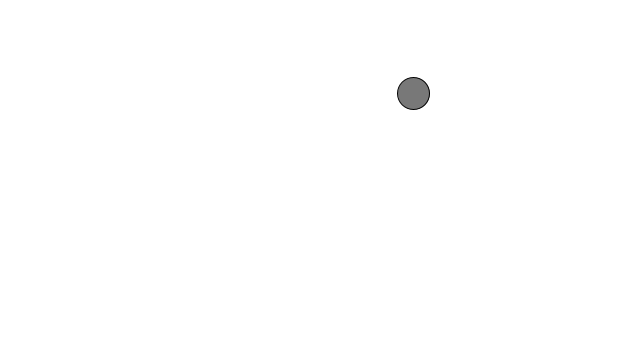
Frame 1 (no input)
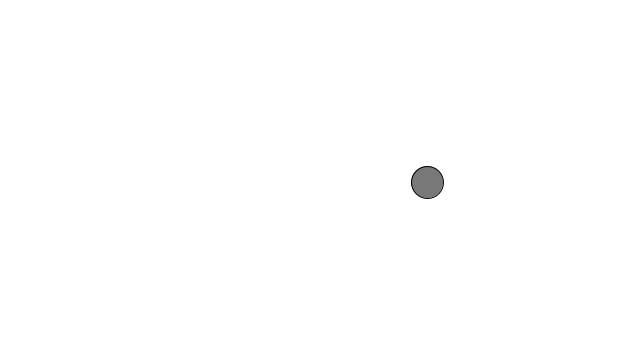
Frame 60 (the mouse pressed at the canvas centre just before this capture)
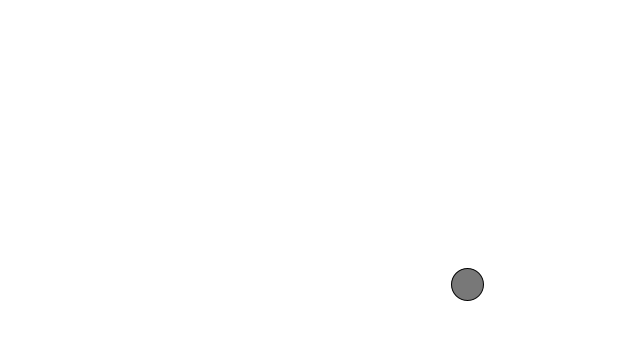
Frame 120 (the mouse held since frame 60 and released just before this capture)

The Processing sketch that drew these frames (run headless with seeded random() and noise(); from frame 60 on, the mouse is pressed at the canvas centre):

// Processing sketch: ejemplo2_1
// ── ejemplo2_1.pde
/* //<>//
 Ejemplo 2.1
 Aplicando dos fuerzas a un objeto
 
 La Naturaleza del Código
 traducido por Sergio Majluf, Nicolás Troncoso
 y estudiantes de Diseño UDD
 http://github.com/disenoudd/the-Nature-of-Code
 */

Movedor globo;
PVector viento = new PVector(0.075, 0);
PVector gravedad = new PVector(0, 0.5);

void setup() {
  size(640, 360);
  globo = new Movedor();
  background(255);
}

void draw() {
  background(255);

  globo.actualizar();
  globo.revisarBordes();
  
  globo.aplicarFuerza(viento);
  globo.aplicarFuerza(gravedad);
  
  globo.mostrar();
  
  
}
// ── Caminante.pde
class Caminante {

  PVector posicion;
  PVector velocidad;
  PVector aceleracion;
  float masa;

  Caminante() {
    posicion = new PVector(random(width), random(height));
    velocidad = new PVector(0, 0);
    aceleracion = new PVector(0, 0);
    masa = 10;
  }

  void aplicarFuerza(PVector fuerza) {
    PVector f = fuerza.get();
    f.div(masa);
    aceleracion.add(f);
  }

  void actualizar() {
    velocidad.add(aceleracion);
    posicion.add(velocidad);
    aceleracion.mult(0);
  }

  void mostrar() {
    stroke(0);
    fill(120);
    ellipse(posicion.x, posicion.y, 32, 32);

  }

  void revisarBordes() {
    if (posicion.x > width) {
      posicion.x = width;
      velocidad.x *= -1;
    } else if (posicion.x < 0) {
      velocidad.x *= -1;
      posicion.x = 0;
    }

    if (posicion.y > height) {
      velocidad.y *= -1;
      posicion.y = height;
    } else if (posicion.y < 0) {
      velocidad.y *= -1;
      posicion.y = 0;
    }
  }
}
// ── Movedor.pde
class Movedor {

  PVector posicion;
  PVector velocidad;
  PVector aceleracion;
  float masa;

  Movedor() {
    posicion = new PVector(random(width), random(height));
    velocidad = new PVector(0, 0);
    aceleracion = new PVector(0, 0);
    masa = 10;
  }

  void aplicarFuerza(PVector fuerza) {
    PVector f = fuerza.get();
    f.div(masa);
    aceleracion.add(f);
  }

  void actualizar() {
    velocidad.add(aceleracion);
    posicion.add(velocidad);
    aceleracion.mult(0);
  }

  void mostrar() {
    stroke(0);
    fill(120);
    ellipse(posicion.x, posicion.y, 32, 32);

  }

  void revisarBordes() {
    if (posicion.x > width) {
      posicion.x = width;
      velocidad.x *= -1;
    } else if (posicion.x < 0) {
      velocidad.x *= -1;
      posicion.x = 0;
    }

    if (posicion.y > height) {
      velocidad.y *= -1;
      posicion.y = height;
    } else if (posicion.y < 0) {
      velocidad.y *= -1;
      posicion.y = 0;
    }
  }
}
